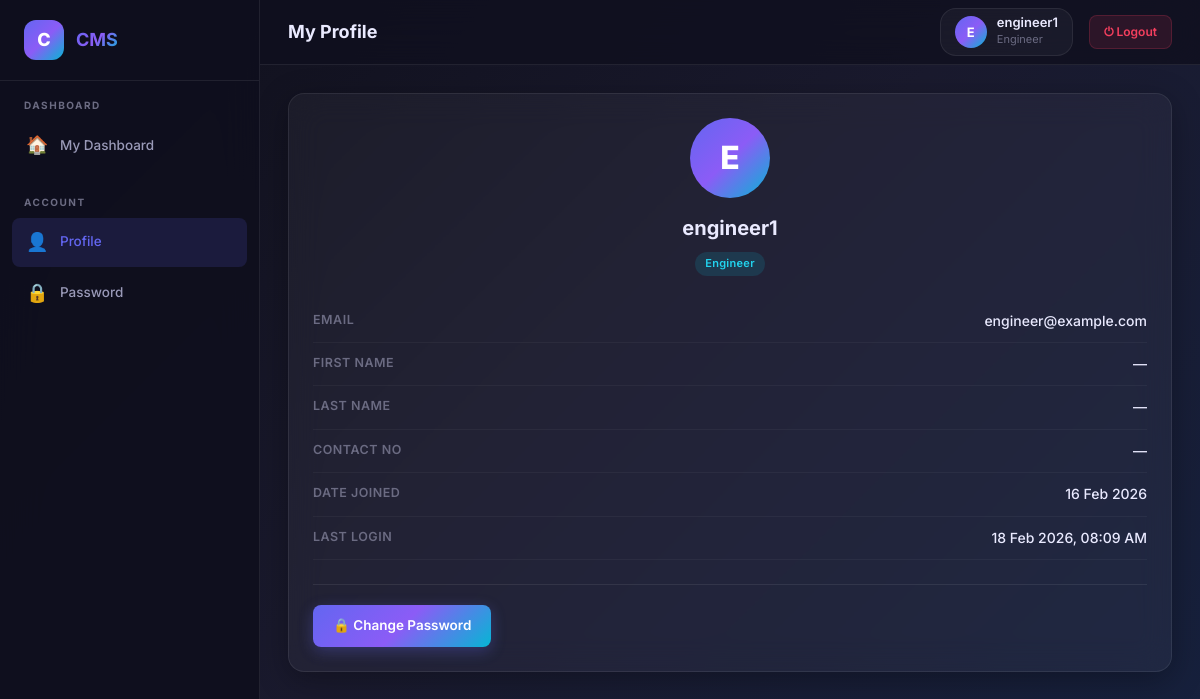
Before: /accounts/profile/ (signed in) with the older database file.
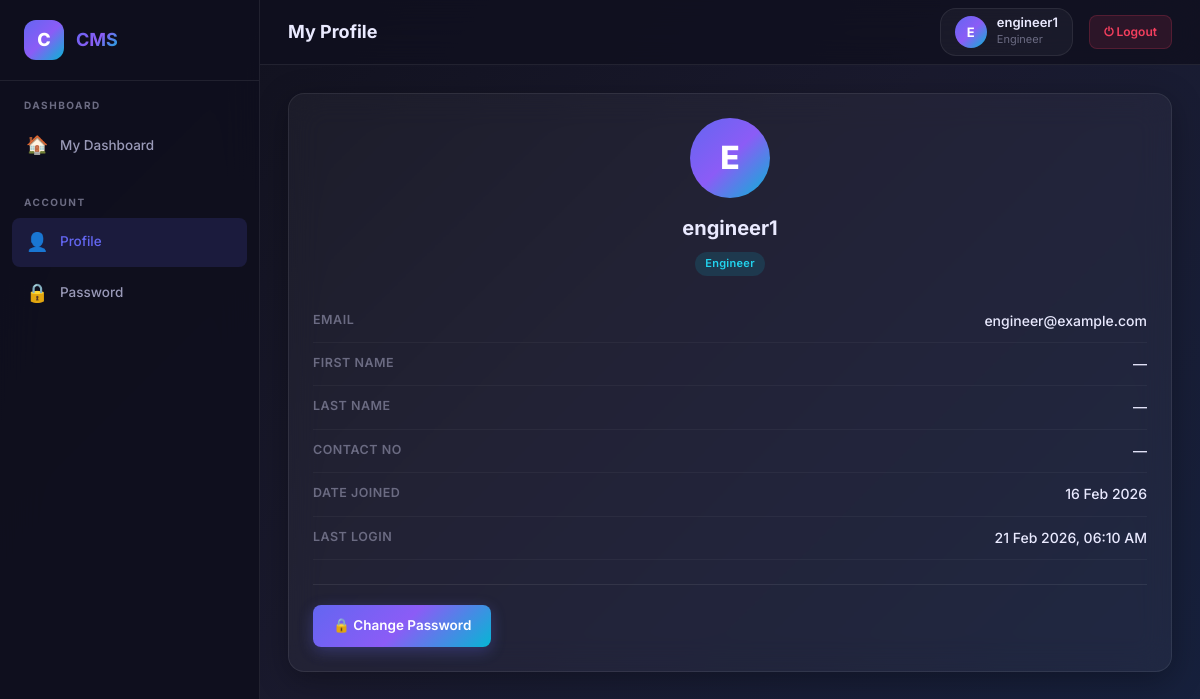
After: the same page with the newer database file.
### accounts/models.py (models this page shows, shortened)
class User(AbstractUser):
    ROLE_CHOICES = (
        ('admin', 'Admin'),
        ('engineer', 'Engineer'),
        ('operations', 'Operations'),  # NEW
        ('analytics', 'Analytics'),     # NEW
        ('manager', 'Manager'),         # NEW
    )
    role = models.CharField(max_length=20, choices=ROLE_CHOICES, default='engineer')
    contact_no = models.CharField(max_length=20, blank=True, null=True)

### accounts/views.py (the view)
# urls.py: path('accounts/profile/', profile, name='profile'),
@login_required
def profile(request):
    return render(request, 'accounts/profile.html', {'user': request.user})

### templates/accounts/profile.html (shortened to what this page needs)
{% extends 'base.html' %}
{% block page_title %}My Profile{% endblock %}
{% block content %}
<div class="detail-grid">
    <div class="glass-card fade-up">
        <div style="text-align:center;margin-bottom:24px;">
            <div class="user-avatar"
                style="width:80px;height:80px;font-size:32px;margin:0 auto 14px;background:var(--gradient-primary);border-radius:50%;display:flex;align-items:center;justify-content:center;color:#fff;font-weight:800;">
                {{ user.username|first|upper }}
            </div>
            <h2 style="font-size:20px;font-weight:700;">{{ user.username }}</h2>
            <span class="badge badge-{{ user.role }}" style="margin-top:8px;">{{ user.get_role_display }}</span>
        </div>
        <div class="detail-row">
            <span class="detail-label">Email</span>
            <span class="detail-value">{{ user.email|default:"Not set" }}</span>
        </div>
        <div class="detail-row">
            <span class="detail-label">First Name</span>
            <span class="detail-value">{{ user.first_name|default:"—" }}</span>
        </div>
        <div class="detail-row">
            <span class="detail-label">Last Name</span>
            <span class="detail-value">{{ user.last_name|default:"—" }}</span>
        </div>
        <div class="detail-row">
            <span class="detail-label">Contact No</span>
            <span class="detail-value">{{ user.contact_no|default:"—" }}</span>
        </div>
        <div class="detail-row">
            <span class="detail-label">Date Joined</span>
            <span class="detail-value">{{ user.date_joined|date:"d M Y" }}</span>
        </div>
        <div class="detail-row">
            <span class="detail-label">Last Login</span>
            <span class="detail-value">{{ user.last_login|date:"d M Y, h:i A"|default:"Never" }}</span>
        </div>
        <div class="form-actions">
            <a href="{% url 'change_password' %}" class="btn btn-primary">🔒 Change Password</a>
        </div>
    </div>
</div>
{% endblock %}

### templates/base.html (shortened to what this page needs)
{% load static %}
<!DOCTYPE html>
<html lang="en">
<head>
  <link rel="stylesheet" href="{% static 'css/styles.css' %}">
</head>
<body>
  <div class="app-layout">
    <aside class="sidebar" id="sidebar">
      <div class="sidebar-brand">
        <div class="brand-icon">C</div>
        <h2>CMS</h2>
      </div>
      <nav class="sidebar-nav">
        {% if user.role == 'engineer' %}
        <div class="nav-section">
          <div class="nav-section-title">Dashboard</div>
          <a href="{% url 'engineer_dashboard' %}" class="nav-link">
            <span class="nav-icon">🏠</span> My Dashboard
          </a>
        </div>
        {% endif %}
        <div class="nav-section">
          <div class="nav-section-title">Account</div>
          <a href="{% url 'profile' %}" class="nav-link">
            <span class="nav-icon">👤</span> Profile
          </a>
          <a href="{% url 'change_password' %}" class="nav-link">
            <span class="nav-icon">🔒</span> Password
          </a>
        </div>
      </nav>
    </aside>
    <div class="main-content">
      <header class="top-navbar">
        <div class="navbar-left">
          <h1 class="page-title">{% block page_title %}Dashboard{% endblock %}</h1>
        </div>
        <div class="navbar-right">
          <div class="navbar-user">
            <div class="user-avatar">{{ user.username|first|upper }}</div>
            <div class="user-info">
              <span class="user-name">{{ user.username }}</span>
              <span class="user-role">{{ user.role }}</span>
            </div>
          </div>
          <a href="{% url 'logout' %}" class="btn-logout">⏻ Logout</a>
        </div>
      </header>
      <main class="page-content fade-up">
        {% block content %}{% endblock %}
      </main>
    </div>
  </div>
</body>
</html>

Changed rows visible on the page:
changed User "engineer1": last_login "18 Feb 2026, 08:09 AM" → "21 Feb 2026, 06:10 AM"
